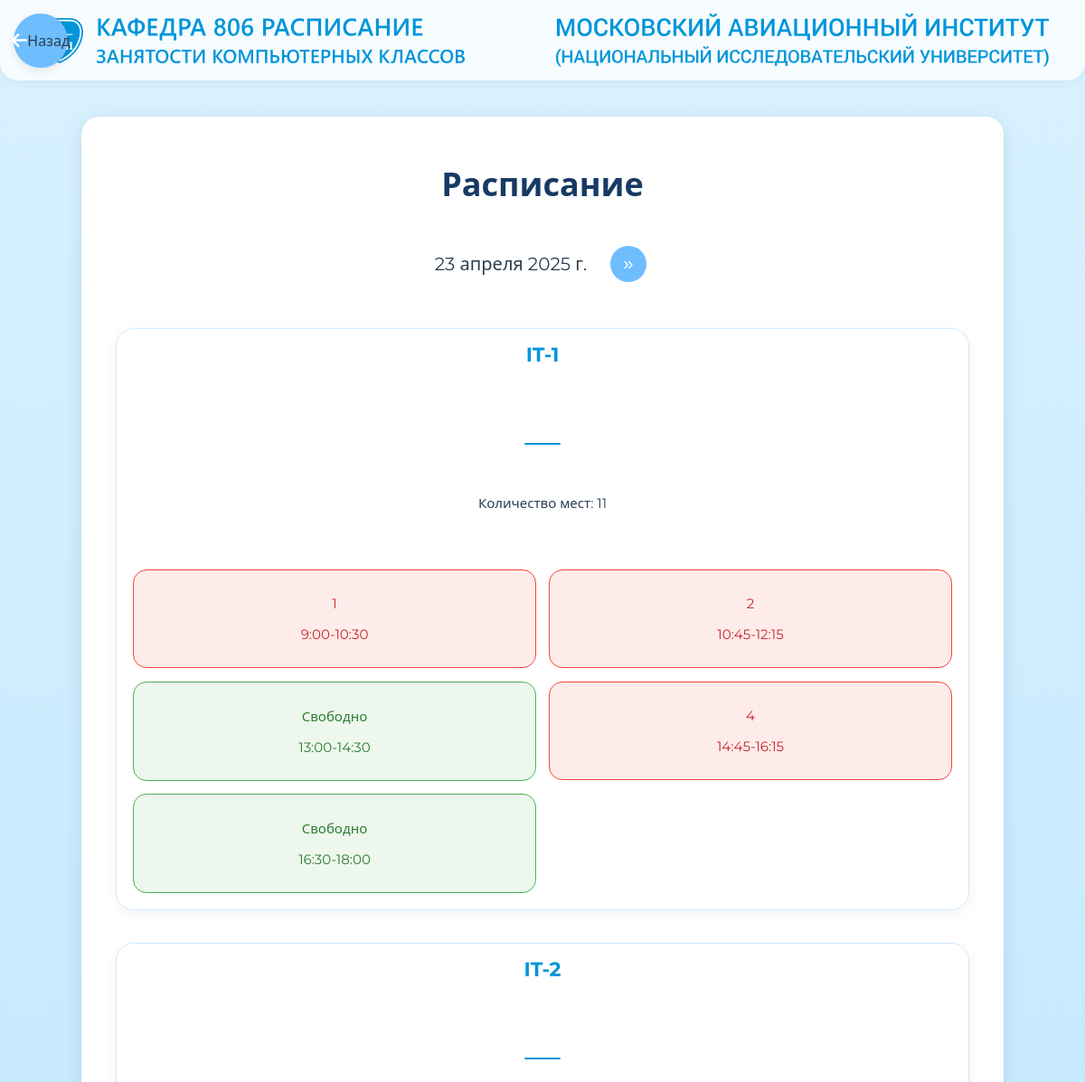
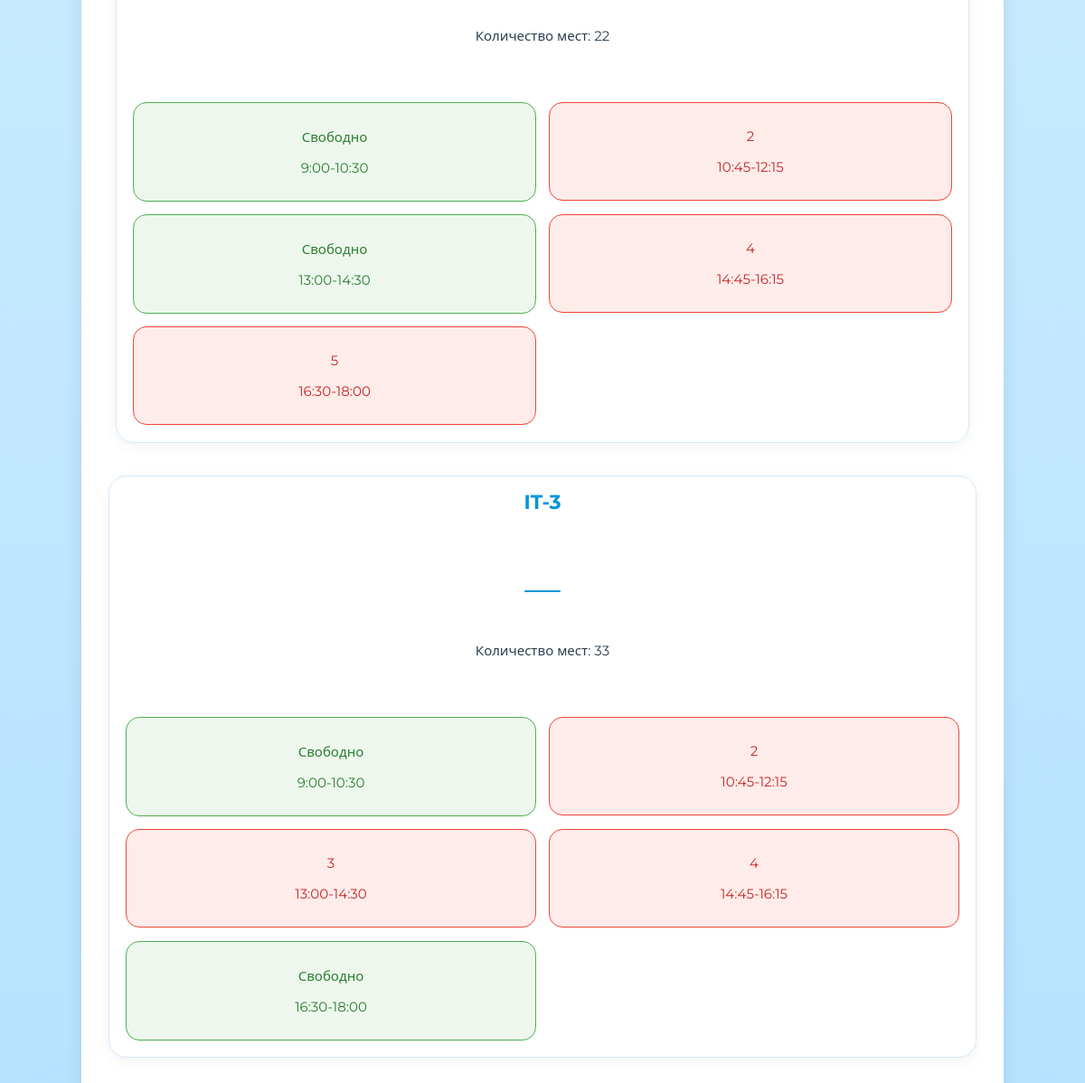
The app's page /main, older data (2 pictures, top to bottom).
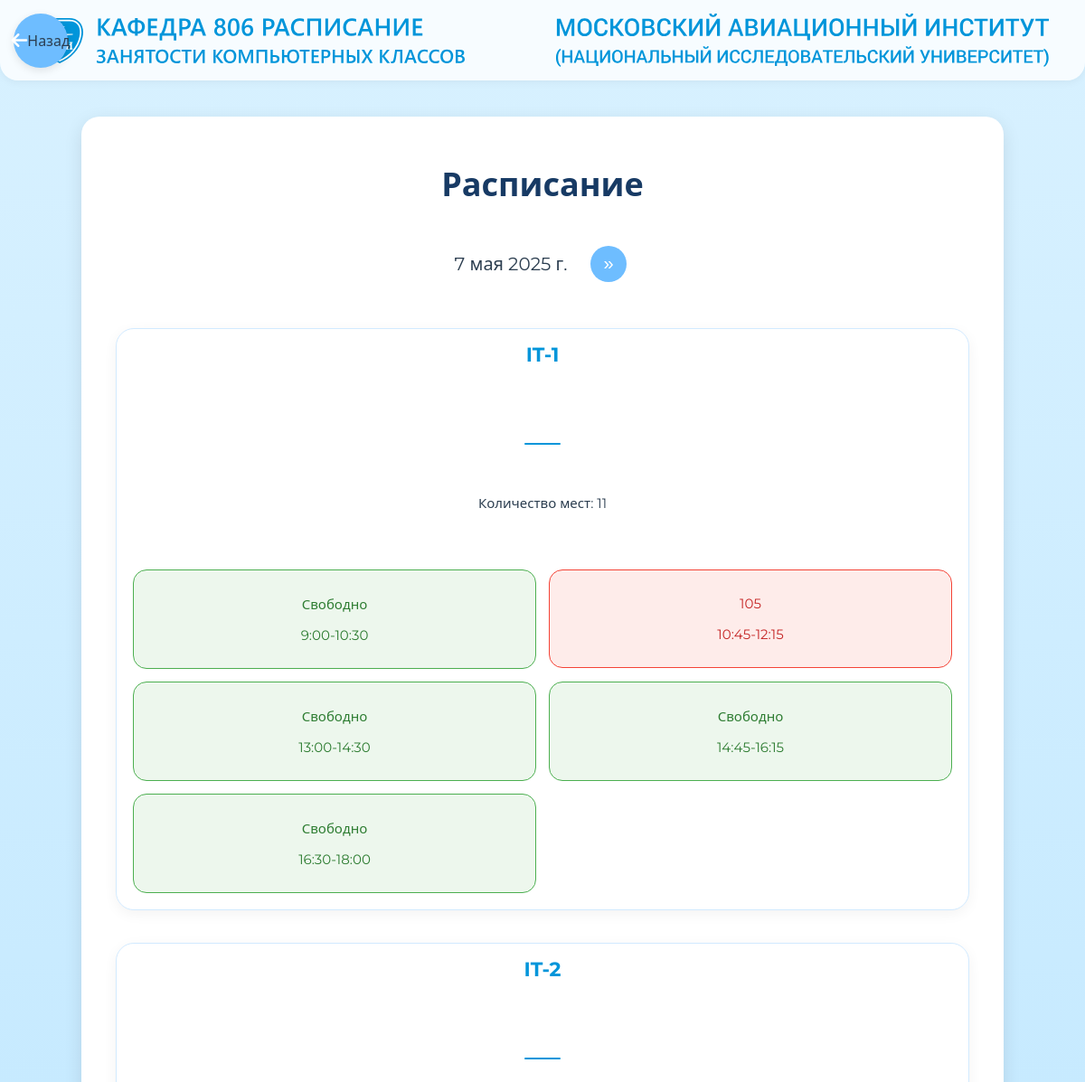
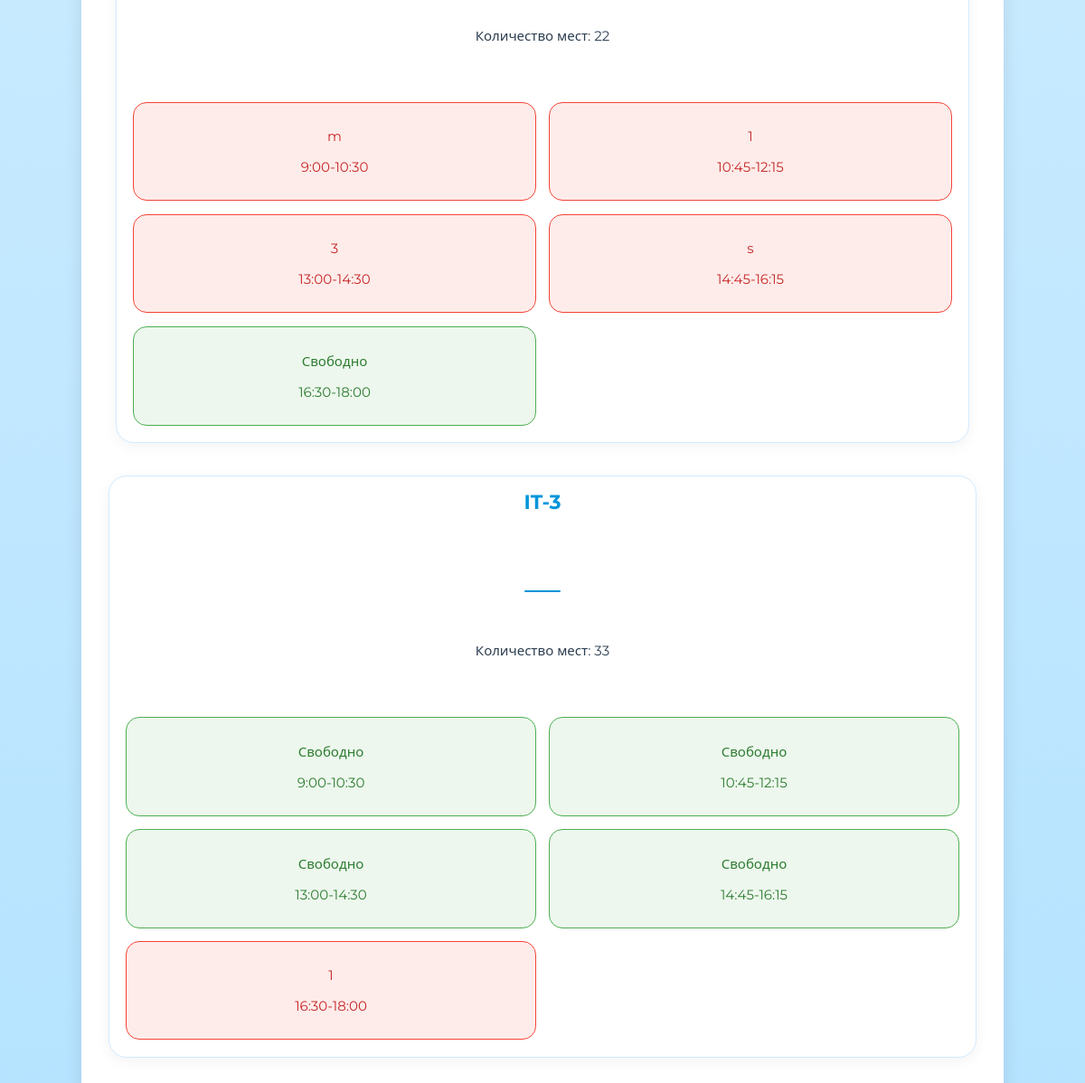
The same page, newer data (2 pictures, top to bottom).
### main/models.py (models this page shows, shortened)
class IT_db_base(models.Model):
    Date = models.DateField("Дата")
    GroupIn900_1030 = models.CharField("Группа на 9.00-10.30", max_length=16, blank=True, default="")
    GroupIn1045_1215 = models.CharField("Группа на 10.45-12.15", max_length=16, blank=True, default="")
    GroupIn1300_1430 = models.CharField("Группа на 13.00-14.30", max_length=16, blank=True, default="")
    GroupIn1445_1615 = models.CharField("Группа на 14.45-16.15", max_length=16, blank=True, default="")
    GroupIn1630_1800 = models.CharField("Группа на 16.30-18.00", max_length=16, blank=True, default="")
    class Meta():
        abstract = True

class IT1_db(IT_db_base):
    class Meta():
        verbose_name = "Группа в IT-1"
        verbose_name_plural = "Группы в IT-1"

### main/views.py (the view, shortened to what this page needs)
# urls.py: path("main", views.main, name="main_page")
def main(request):
    data = {}
    data["account_mod"] = request.session.get("account_mod")
    error = request.session.pop("error", 0)
    audience_list = Audiences.objects.all()
    current_date = 0
    aditional_info = {
        "AudienceName": ["IT-1", "IT-2", "IT-3"]
    }
    quit = request.GET.get("quit")
    if quit:
        request.session.flush()
        return redirect("main_page")
    new_current_date = request.GET.get("current_date_index_from_form")
    if new_current_date and new_current_date != "None":
        current_date = int(new_current_date)
    DataToFrontend = {
        "data": data,
        "audience_list": audience_list,
        "aditional_info": {
            "AudienceName": ["IT1", "IT2", "IT3"],
            "SeatsQuantity": seats_quantity,
            "CurrentDateIndex": current_date,
            "AllLessonTimings": [
                ["GroupIn900_1030", "9:00-10:30"],
                ["GroupIn1045_1215", "10:45-12:15"],
                ["GroupIn1300_1430", "13:00-14:30"],
                ["GroupIn1445_1615", "14:45-16:15"],
                ["GroupIn1630_1800", "16:30-18:00"],
            ]
        }
    }
    if data["account_mod"] == 1:
        data["account"] = request.session.get("account")
    DataToFrontend["error"] = error
    return render(request, "main/main.html", DataToFrontend)

### main/templatetags/custom_filters.py (called while the page is built)
@register.filter()
def pretty_view(IT):
    prettyIT = f"IT-{IT[2:]}"
    return prettyIT

@register.filter()
def get_attr(first, second):
    if hasattr(first, second):
        return getattr(first, second)
    return None

@register.filter()
def get_item_from_dict(dictionary, key):
    if key in dictionary:
        return dictionary[key]
    return None

@register.filter()
def free_or_booked(timetable_item):
    if timetable_item:
        return "booked"
    return "free"

@register.filter()
def increment(num):
    return num + 1

@register.filter()
def get_date_from_current_date(audience_list, CurrentDateIndex):
    return audience_list[CurrentDateIndex].IT1.Date

@register.filter()
def get_element_from_list(arr, index):
    return arr[index]

### main/templates/main/main.html (shortened to what this page needs)
{% load static %}
{% load custom_filters %}
<!DOCTYPE html>
<html lang="ru">
  <head>
    <link rel="stylesheet" href="{% static 'main/css/main.css' %}">
    <link rel="stylesheet" href="https://cdnjs.cloudflare.com/ajax/libs/font-awesome/6.4.0/css/all.min.css">
  </head>
  <body>
  <header class="header">
    <div class="header-left">
      <img src="{% static 'main/img/Header-left.svg' %}" class="kaf806" />
    </div>
    <div class="header-right">
      <img src="{% static 'main/img/Header-right.svg' %}" class="mai" />
    </div>
  </header>
    <a href="{% url 'home_page' %}" id="go-to-welcome-page">
      <div>
        <i class="fa-solid fa-arrow-left"></i>
        <span>Назад</span>
      </div>
    </a>
    <main>
      {% with current_date=aditional_info.CurrentDateIndex %}
        <div id="Timetable-header">
          <h1>Расписание</h1>
          <div class="week-marker">
            {% with Timetable_on_current_date=audience_list|get_date_from_current_date:aditional_info.CurrentDateIndex %}
              <p>  {{ Timetable_on_current_date }}  </p>
            {% endwith %}
            {% if aditional_info.CurrentDateIndex != 13 %}
              {% with next_date=current_date|increment %}
                <form action="{% url 'main_page' %}" method="GET">
                  <button>»</button>
                </form>
              {% endwith %}
            {% endif %}
          </div>
        </div>
        <div id="Timetable">
          {% for name in aditional_info.AudienceName %}
            <div class="box {% if data.account_mod == 1 %}allow-edit{% endif %}">
              <h2>{{ name|pretty_view }}</h2>
              <p class="audience-info">Количество мест: {{ aditional_info.SeatsQuantity|get_item_from_dict:name }}</p>
              {% with el=audience_list|get_element_from_list:current_date %}
                {% with IT=el|get_attr:name %}
                  {% for i in aditional_info.AllLessonTimings %}
                    {% with group=IT|get_attr:i.0 %}
                      <form action="{% url 'main_page' %}" method="POST" class="edit-group-info">
                        <div class="Timetable-item {{ group|free_or_booked }}" tabindex="0">
                          {% if group %}
                            <p>{{ group }}</p>
                          {% else %}
                            <p>Свободно</p>
                          {% endif %}
                          <p>{{ i.1 }}</p>
                        </div>
                      </form>
                    {% endwith %}
                  {% endfor %}
                {% endwith %}
              {% endwith %}
            </div>
          {% endfor %}
        </div>
      {% endwith %}
    </main>
  </body>
</html>

### main/static/main/css/main.css (style rules this page uses)
html { background: linear-gradient(180deg, #d8f1ff, #b5e3ff); background-attachment: fixed; height: 100%; }
body { margin: 0; padding: 0; font-family: 'Montserrat', "Segoe UI", sans-serif; min-height: 100vh; overflow-x: hidden; text-align: center; position: relative; color: #2c3e50; }
.header { display: flex; justify-content: space-between; align-items: center; padding: 15px 40px; max-width: 1200px; margin: 0 auto; background-color: rgba(255, 255, 255, 0.8); border-radius: 0 0 20px 20px; box-shadow: 0 2px 10px rgba(0, 0, 0, 0.05); }
.header-left { display: flex; align-items: center; }
.header-right { display: flex; flex-direction: column; align-items: flex-end; }
main { animation: fadeIn 0.6s ease-out; background: white; border-radius: 20px; box-shadow: 0 6px 20px rgba(0, 0, 0, 0.1); width: 55vw; min-height: 100vh; height: max-content; display: inline-block; padding: 30px; margin-top: 40px; margin-bottom: 40px; transition: all 0.3s ease; }
a { text-decoration: none; color: inherit; }
#Timetable { width: 100%; height: 100%; margin: 20px auto; display: grid; grid-template-columns: 1fr 1fr; grid-template-rows: 0.5fr; gap: 20px; }
.box { animation: fadeIn 0.6s ease-out; animation-fill-mode: both; background: white; margin: 8px; padding: 15px; border-radius: 20px; border: 1.5px solid #d2eaff; display: grid; grid-template-columns: 1fr 1fr; grid-auto-rows: 1fr; box-shadow: 0 4px 15px rgba(0, 0, 0, 0.05); gap: 8px; transition: all 0.3s ease; }
.box h2 { grid-column: 1 / 3; color: #0095DA; font-size: 22px; margin: 0 0 3px 0; position: relative; display: inline-block; }
.box h2:after { content: ''; position: absolute; width: 40px; height: 2px; background-color: #0095DA; bottom: 0; left: calc(50% - 20px); border-radius: 1px; }
.Timetable-item { border-radius: 15px; margin: 3px; padding: 12px 8px; transition: all 0.3s ease; cursor: pointer; font-size: 15px; }
#Timetable > *:nth-child(odd):last-child { justify-self: center; grid-column: 1 / 3; width: 50%; box-sizing: border-box; }
.free { background-color: rgba(76, 175, 80, 0.1); color: #2E7D32; border: 1.5px solid #4CAF50; transform: scale(1); transition: transform 0.2s ease, background-color 0.2s ease; }
.booked { background-color: rgba(244, 67, 54, 0.1); color: #C62828; border: 1.5px solid #F44336; transform: scale(1); transition: transform 0.2s ease, background-color 0.2s ease; }
.week-marker { display: grid; grid-template-columns: auto 1fr auto; width: fit-content; margin: 0 auto; white-space: pre; text-align: center; align-items: center; font-size: 20px; color: #2c3e50; }
.week-marker button { width: 40px; height: 40px; font-size: 20px; background-color: #6ebdff; color: white; border: none; border-radius: 50%; cursor: pointer; margin: 0 15px; transition: background-color 0.3s ease; }
#Timetable-header { margin-bottom: 30px; }
h1 { font-size: 36px; margin: 20px auto 30px auto; color: #173a64; font-weight: 600; }
.audience-info { display: flex; align-items: center; justify-content: center; grid-column: 1 / 3; color: #2c3e50; font-size: 15px; margin: 0 0 10px 0; }
.week-marker form { display: flex; }
#go-to-welcome-page div { position: fixed; left: 15px; top: 15px; padding: 10px; border-radius: 50%; border: none; width: 40px; height: 40px; transform: scale(1); transition: transform 0.25s ease-in-out; background-color: #6ebdff; display: flex; align-items: center; justify-content: center; box-shadow: 0 3px 10px rgba(0, 0, 0, 0.1); }
#go-to-welcome-page div i { font-size: 20px; color: white; }
#go-to-welcome-page { display: block; width: 100%; height: 100%; }
@media (max-width: 1200px) { main { width: 80vw; } }
@media (max-width: 1200px) { #Timetable { grid-template-columns: 1fr; } }
@media (max-width: 1200px) { #Timetable > *:nth-child(odd):last-child { grid-column: 1; width: 100%; } }

Row changes from the older to the newer data that the page shows:
removed IT1_db: Date "23 апреля 2025 г."
added IT1_db: Date "7 мая 2025 г.", AllLessonTimings "105"
Text that changed along with them:
list line gone: "1 9:00-10:30 2 10:45-12:15 4 14:45-16:15"
new list line: "Свободно 9:00-10:30 10:45-12:15 Свободно 14:45-16:15"
list line gone: "Свободно 9:00-10:30 2 10:45-12:15 Свободно 13:00-14:30 4 14:45-16:15 5 16:30-18:00"
new list line: "m 9:00-10:30 1 10:45-12:15 3 13:00-14:30 s 14:45-16:15 Свободно 16:30-18:00"
list line gone: "2 10:45-12:15 3 13:00-14:30 4 14:45-16:15 Свободно 16:30-18:00"
new list line: "Свободно 10:45-12:15 Свободно 13:00-14:30 Свободно 14:45-16:15 1 16:30-18:00"
